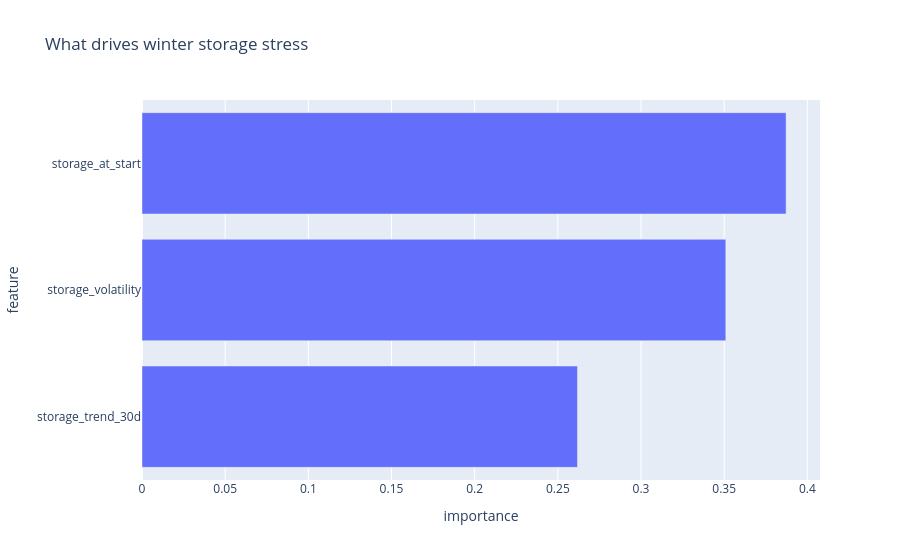

Here is the notebook cell this chart was saved with:
### Code cell
# === Feature importance ===
rf = RandomForestClassifier(n_estimators=200, max_depth=4,
                            class_weight="balanced", random_state=42)
rf.fit(X, y)
imp = (pd.Series(rf.feature_importances_, index=features)
       .sort_values().reset_index())
imp.columns = ["feature", "importance"]

fig = px.bar(imp, x="importance", y="feature", orientation="h",
             title="What drives winter storage stress")
fig.write_html("figures/feature_importance.html")
fig.show()
print(imp)

### Figure 1 — Plotly figure (JSON) as saved in the notebook; plotly's stock layout.template omitted (floating-point values rounded to 4 significant figures)
{"data": [{"hovertemplate": "importance=%{x}<br>feature=%{y}<extra></extra>", "legendgroup": "", "marker": {"color": "#636efa", "pattern": {"shape": ""}}, "name": "", "orientation": "h", "showlegend": false, "textposition": "auto", "type": "bar", "x": [0.2618, 0.351, 0.3872], "xaxis": "x", "y": ["storage_trend_30d", "storage_volatility", "storage_at_start"], "yaxis": "y"}], "layout": {"barmode": "relative", "legend": {"tracegroupgap": 0}, "title": {"text": "What drives winter storage stress"}, "xaxis": {"anchor": "y", "domain": [0, 1], "title": {"text": "importance"}}, "yaxis": {"anchor": "x", "domain": [0, 1], "title": {"text": "feature"}}}}
